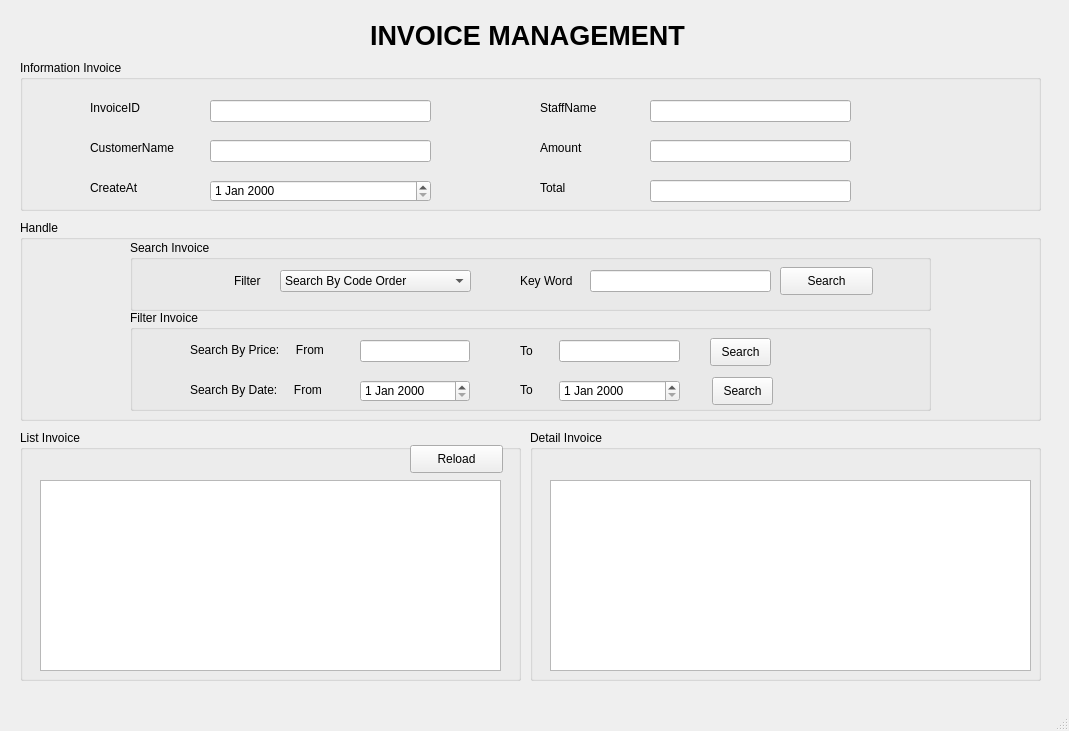
<?xml version="1.0" encoding="UTF-8"?>
<ui version="4.0">
 <class>MainWindow</class>
 <widget class="QMainWindow" name="MainWindow">
  <property name="geometry">
   <rect>
    <x>0</x>
    <y>0</y>
    <width>1069</width>
    <height>731</height>
   </rect>
  </property>
  <property name="windowTitle">
   <string>MainWindow</string>
  </property>
  <widget class="QWidget" name="centralwidget">
   <widget class="QLabel" name="label">
    <property name="geometry">
     <rect>
      <x>370</x>
      <y>10</y>
      <width>411</width>
      <height>51</height>
     </rect>
    </property>
    <property name="font">
     <font>
      <pointsize>20</pointsize>
      <weight>75</weight>
      <bold>true</bold>
     </font>
    </property>
    <property name="text">
     <string>INVOICE MANAGEMENT</string>
    </property>
   </widget>
   <widget class="QGroupBox" name="groupBox">
    <property name="geometry">
     <rect>
      <x>20</x>
      <y>60</y>
      <width>1021</width>
      <height>151</height>
     </rect>
    </property>
    <property name="title">
     <string>Information Invoice</string>
    </property>
    <widget class="QLabel" name="label_2">
     <property name="geometry">
      <rect>
       <x>70</x>
       <y>40</y>
       <width>91</width>
       <height>16</height>
      </rect>
     </property>
     <property name="text">
      <string>InvoiceID</string>
     </property>
    </widget>
    <widget class="QLabel" name="label_3">
     <property name="geometry">
      <rect>
       <x>70</x>
       <y>80</y>
       <width>101</width>
       <height>16</height>
      </rect>
     </property>
     <property name="text">
      <string>CustomerName</string>
     </property>
    </widget>
    <widget class="QLabel" name="label_4">
     <property name="geometry">
      <rect>
       <x>70</x>
       <y>120</y>
       <width>55</width>
       <height>16</height>
      </rect>
     </property>
     <property name="text">
      <string>CreateAt</string>
     </property>
    </widget>
    <widget class="QLineEdit" name="txtInvoiceID">
     <property name="geometry">
      <rect>
       <x>190</x>
       <y>40</y>
       <width>221</width>
       <height>22</height>
      </rect>
     </property>
    </widget>
    <widget class="QLineEdit" name="txtCusName">
     <property name="geometry">
      <rect>
       <x>190</x>
       <y>80</y>
       <width>221</width>
       <height>22</height>
      </rect>
     </property>
    </widget>
    <widget class="QLabel" name="label_5">
     <property name="geometry">
      <rect>
       <x>520</x>
       <y>40</y>
       <width>71</width>
       <height>16</height>
      </rect>
     </property>
     <property name="text">
      <string>StaffName</string>
     </property>
    </widget>
    <widget class="QLineEdit" name="txtStaffName">
     <property name="geometry">
      <rect>
       <x>630</x>
       <y>40</y>
       <width>201</width>
       <height>22</height>
      </rect>
     </property>
    </widget>
    <widget class="QLabel" name="label_6">
     <property name="geometry">
      <rect>
       <x>520</x>
       <y>120</y>
       <width>41</width>
       <height>16</height>
      </rect>
     </property>
     <property name="text">
      <string>Total</string>
     </property>
    </widget>
    <widget class="QLineEdit" name="txtTotal">
     <property name="geometry">
      <rect>
       <x>630</x>
       <y>120</y>
       <width>201</width>
       <height>22</height>
      </rect>
     </property>
    </widget>
    <widget class="QDateEdit" name="dateCreate">
     <property name="geometry">
      <rect>
       <x>190</x>
       <y>120</y>
       <width>221</width>
       <height>22</height>
      </rect>
     </property>
    </widget>
    <widget class="QLabel" name="label_13">
     <property name="geometry">
      <rect>
       <x>520</x>
       <y>80</y>
       <width>55</width>
       <height>16</height>
      </rect>
     </property>
     <property name="text">
      <string>Amount</string>
     </property>
    </widget>
    <widget class="QLineEdit" name="txtAmount">
     <property name="geometry">
      <rect>
       <x>630</x>
       <y>80</y>
       <width>201</width>
       <height>22</height>
      </rect>
     </property>
    </widget>
   </widget>
   <widget class="QGroupBox" name="groupBox_2">
    <property name="geometry">
     <rect>
      <x>20</x>
      <y>220</y>
      <width>1021</width>
      <height>201</height>
     </rect>
    </property>
    <property name="sizeIncrement">
     <size>
      <width>0</width>
      <height>0</height>
     </size>
    </property>
    <property name="title">
     <string>Handle</string>
    </property>
    <widget class="QGroupBox" name="groupBox_3">
     <property name="geometry">
      <rect>
       <x>110</x>
       <y>20</y>
       <width>801</width>
       <height>71</height>
      </rect>
     </property>
     <property name="title">
      <string>Search Invoice</string>
     </property>
     <widget class="QLabel" name="label_11">
      <property name="geometry">
       <rect>
        <x>104</x>
        <y>33</y>
        <width>31</width>
        <height>16</height>
       </rect>
      </property>
      <property name="text">
       <string>Filter</string>
      </property>
     </widget>
     <widget class="QComboBox" name="cbxFilter">
      <property name="geometry">
       <rect>
        <x>150</x>
        <y>30</y>
        <width>191</width>
        <height>22</height>
       </rect>
      </property>
      <item>
       <property name="text">
        <string>Search By Code Order</string>
       </property>
      </item>
      <item>
       <property name="text">
        <string>Search By Customer Name</string>
       </property>
      </item>
     </widget>
     <widget class="QLabel" name="label_12">
      <property name="geometry">
       <rect>
        <x>390</x>
        <y>33</y>
        <width>61</width>
        <height>16</height>
       </rect>
      </property>
      <property name="text">
       <string>Key Word</string>
      </property>
     </widget>
     <widget class="QLineEdit" name="txtSearch">
      <property name="geometry">
       <rect>
        <x>460</x>
        <y>30</y>
        <width>181</width>
        <height>22</height>
       </rect>
      </property>
     </widget>
     <widget class="QPushButton" name="btnSearchDefault">
      <property name="geometry">
       <rect>
        <x>650</x>
        <y>27</y>
        <width>93</width>
        <height>28</height>
       </rect>
      </property>
      <property name="text">
       <string>Search</string>
      </property>
     </widget>
    </widget>
    <widget class="QGroupBox" name="groupBox_4">
     <property name="geometry">
      <rect>
       <x>110</x>
       <y>90</y>
       <width>801</width>
       <height>101</height>
      </rect>
     </property>
     <property name="title">
      <string>Filter Invoice</string>
     </property>
     <widget class="QLabel" name="label_7">
      <property name="geometry">
       <rect>
        <x>60</x>
        <y>30</y>
        <width>151</width>
        <height>20</height>
       </rect>
      </property>
      <property name="text">
       <string>Search By Price:     From</string>
      </property>
     </widget>
     <widget class="QLabel" name="label_8">
      <property name="geometry">
       <rect>
        <x>60</x>
        <y>70</y>
        <width>151</width>
        <height>20</height>
       </rect>
      </property>
      <property name="text">
       <string>Search By Date:     From</string>
      </property>
     </widget>
     <widget class="QLineEdit" name="txtPriceFrom">
      <property name="geometry">
       <rect>
        <x>230</x>
        <y>30</y>
        <width>110</width>
        <height>22</height>
       </rect>
      </property>
     </widget>
     <widget class="QLabel" name="label_9">
      <property name="geometry">
       <rect>
        <x>390</x>
        <y>33</y>
        <width>31</width>
        <height>16</height>
       </rect>
      </property>
      <property name="text">
       <string>To</string>
      </property>
     </widget>
     <widget class="QLineEdit" name="txtPriceTo">
      <property name="geometry">
       <rect>
        <x>429</x>
        <y>30</y>
        <width>121</width>
        <height>22</height>
       </rect>
      </property>
     </widget>
     <widget class="QDateEdit" name="dateFrom">
      <property name="geometry">
       <rect>
        <x>230</x>
        <y>70</y>
        <width>110</width>
        <height>22</height>
       </rect>
      </property>
     </widget>
     <widget class="QLabel" name="label_10">
      <property name="geometry">
       <rect>
        <x>390</x>
        <y>72</y>
        <width>31</width>
        <height>16</height>
       </rect>
      </property>
      <property name="text">
       <string>To</string>
      </property>
     </widget>
     <widget class="QDateEdit" name="dateTo">
      <property name="geometry">
       <rect>
        <x>429</x>
        <y>70</y>
        <width>121</width>
        <height>22</height>
       </rect>
      </property>
     </widget>
     <widget class="QPushButton" name="btnSearchByPrice">
      <property name="geometry">
       <rect>
        <x>580</x>
        <y>28</y>
        <width>61</width>
        <height>28</height>
       </rect>
      </property>
      <property name="text">
       <string>Search</string>
      </property>
     </widget>
     <widget class="QPushButton" name="btnSearchByDate">
      <property name="geometry">
       <rect>
        <x>582</x>
        <y>67</y>
        <width>61</width>
        <height>28</height>
       </rect>
      </property>
      <property name="text">
       <string>Search</string>
      </property>
     </widget>
    </widget>
   </widget>
   <widget class="QGroupBox" name="groupBox_5">
    <property name="geometry">
     <rect>
      <x>20</x>
      <y>430</y>
      <width>501</width>
      <height>251</height>
     </rect>
    </property>
    <property name="title">
     <string>List Invoice</string>
    </property>
    <widget class="QTableWidget" name="tblInvoice">
     <property name="geometry">
      <rect>
       <x>20</x>
       <y>50</y>
       <width>461</width>
       <height>191</height>
      </rect>
     </property>
    </widget>
    <widget class="QPushButton" name="btnReloadTblInvoice">
     <property name="geometry">
      <rect>
       <x>390</x>
       <y>15</y>
       <width>93</width>
       <height>28</height>
      </rect>
     </property>
     <property name="text">
      <string>Reload</string>
     </property>
    </widget>
   </widget>
   <widget class="QGroupBox" name="groupBox_6">
    <property name="geometry">
     <rect>
      <x>530</x>
      <y>430</y>
      <width>511</width>
      <height>251</height>
     </rect>
    </property>
    <property name="title">
     <string>Detail Invoice</string>
    </property>
    <widget class="QTableWidget" name="tblDetailInvoice">
     <property name="geometry">
      <rect>
       <x>20</x>
       <y>50</y>
       <width>481</width>
       <height>191</height>
      </rect>
     </property>
    </widget>
   </widget>
   <widget class="QLabel" name="txtUserName">
    <property name="enabled">
     <bool>false</bool>
    </property>
    <property name="geometry">
     <rect>
      <x>918</x>
      <y>9</y>
      <width>121</width>
      <height>21</height>
     </rect>
    </property>
    <property name="sizePolicy">
     <sizepolicy hsizetype="Minimum" vsizetype="Preferred">
      <horstretch>0</horstretch>
      <verstretch>0</verstretch>
     </sizepolicy>
    </property>
    <property name="font">
     <font>
      <pointsize>12</pointsize>
      <weight>75</weight>
      <bold>true</bold>
     </font>
    </property>
    <property name="layoutDirection">
     <enum>Qt::LeftToRight</enum>
    </property>
    <property name="text">
     <string/>
    </property>
    <property name="alignment">
     <set>Qt::AlignRight|Qt::AlignTrailing|Qt::AlignVCenter</set>
    </property>
   </widget>
  </widget>
  <widget class="QMenuBar" name="menubar">
   <property name="geometry">
    <rect>
     <x>0</x>
     <y>0</y>
     <width>1069</width>
     <height>26</height>
    </rect>
   </property>
  </widget>
  <widget class="QStatusBar" name="statusbar"/>
 </widget>
 <resources/>
 <connections/>
</ui>
